Frame 1 (no input): blank canvas, image omitted
Frame 60 (no input): blank canvas, image omitted
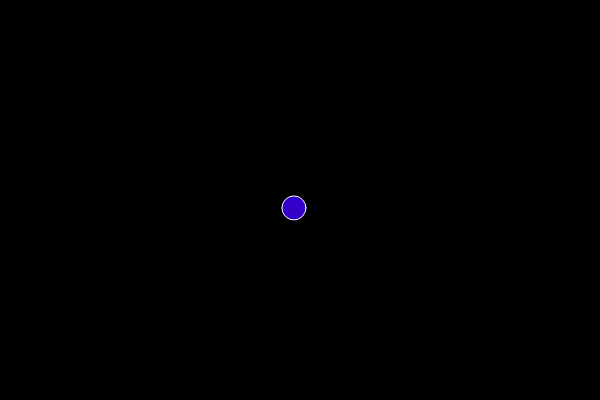
Frame 120 (the mouse pressed at the canvas centre since frame 60)

The p5.js sketch whose frames 1 and 60 were blank and that drew this single picture after the mouse press (run headless with seeded random() and noise() and a simulated clock; from frame 60 on, the mouse is pressed at the canvas centre):

// p5.js sketch
// ── sketch.js
var bubbles = [];


function setup() {
  createCanvas(600, 400);
  for (var i = 0; i < 2; i++) {  //the number of objects
  bubbles [i] = new Bubble (); 
  
}
}

function mousePressed() {
  bubbles.push(new Bubble(mouseX, mouseY));
}

  function draw() {
    background(0);
    for (var i=0; i < bubbles.length; i++) {
    bubbles [i].move();
    bubbles [i].display();
  }
  }
  
  
  
  function Bubble(x, y) {
    this.x = x;
    this.y = y;
  
    this.display = function () {
      stroke (255);
      fill(50, 0, 200);
      ellipse (this.x, this.y, 24, 24);
    }
    
    this.move =function () {
      this.x = this.x + random (-1, 1);
      this.y = this.y + random (-1, 1);
    }
  }
  
  //   x: random (0, width),
  //   y: random (0, height),
  //   display: function() {
  //     stroke(255);
  //     fill(50);
  //     ellipse(this.x, this.y, 24, 24);
  //   },
  //   move: function() {
  //     this.x = this.x + random(-1, 1);
  //     this.y = this.y + random(-1, 1);
  //   }
  // }
